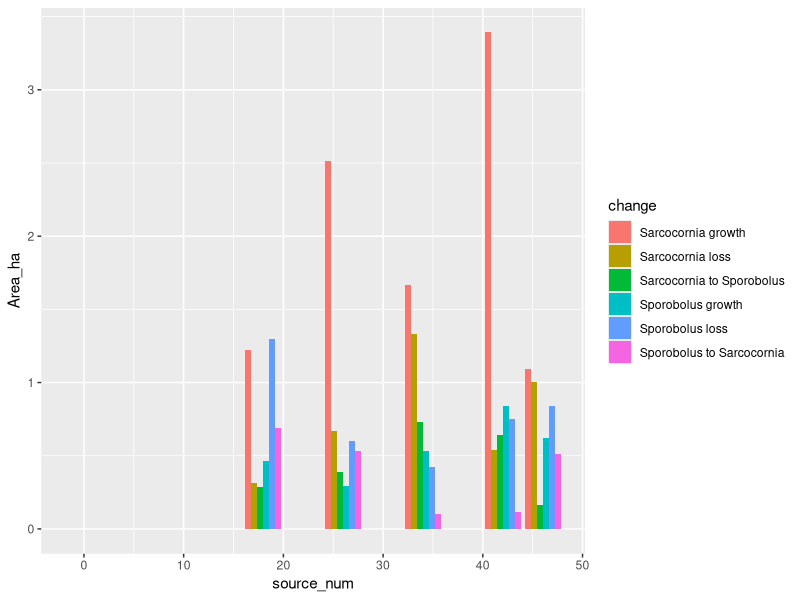
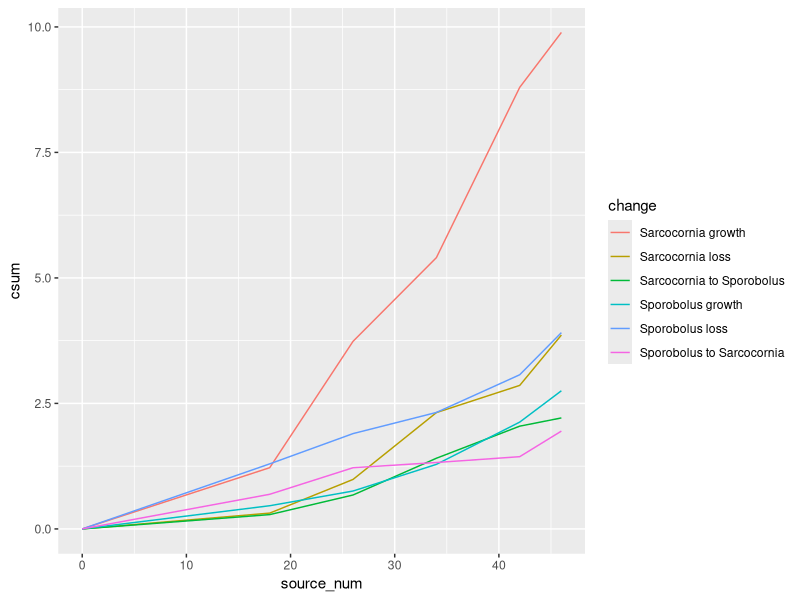
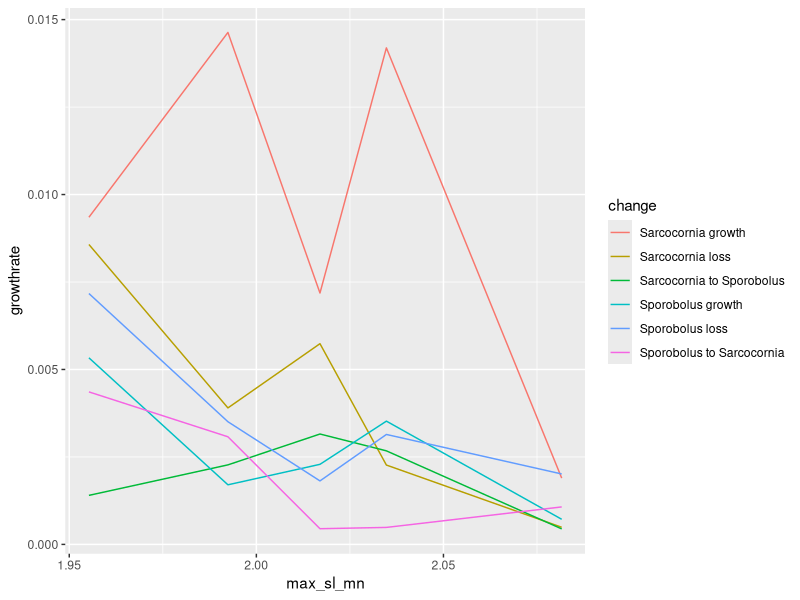
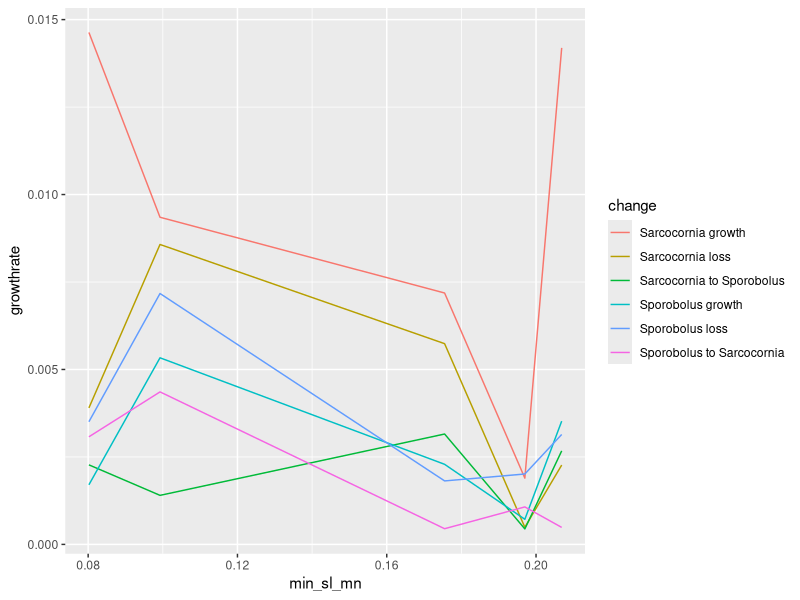
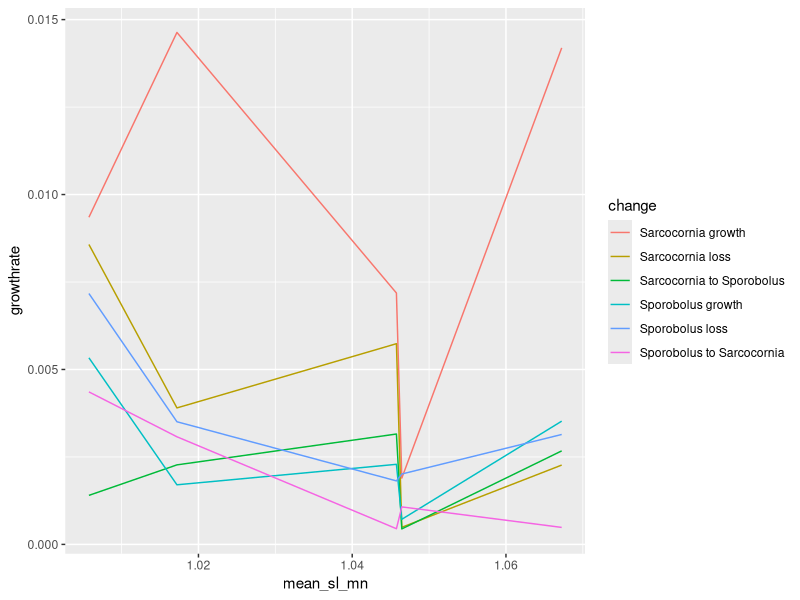
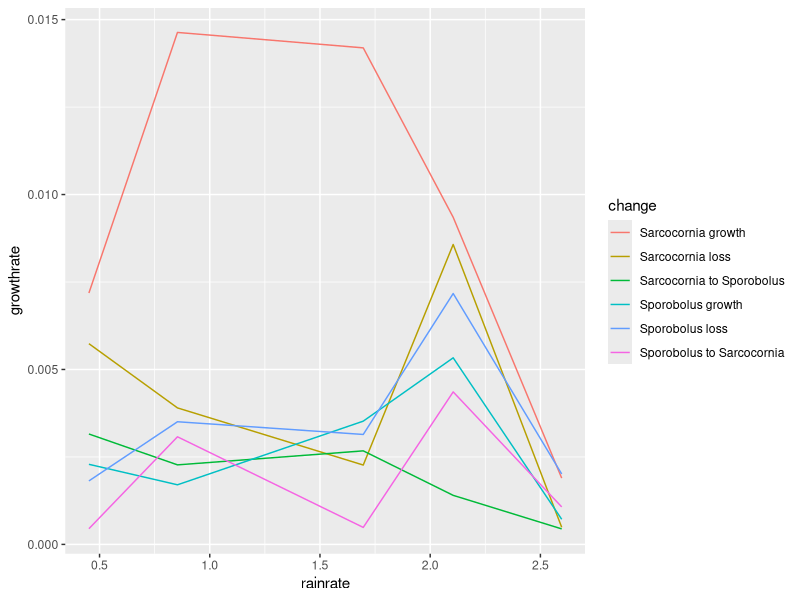
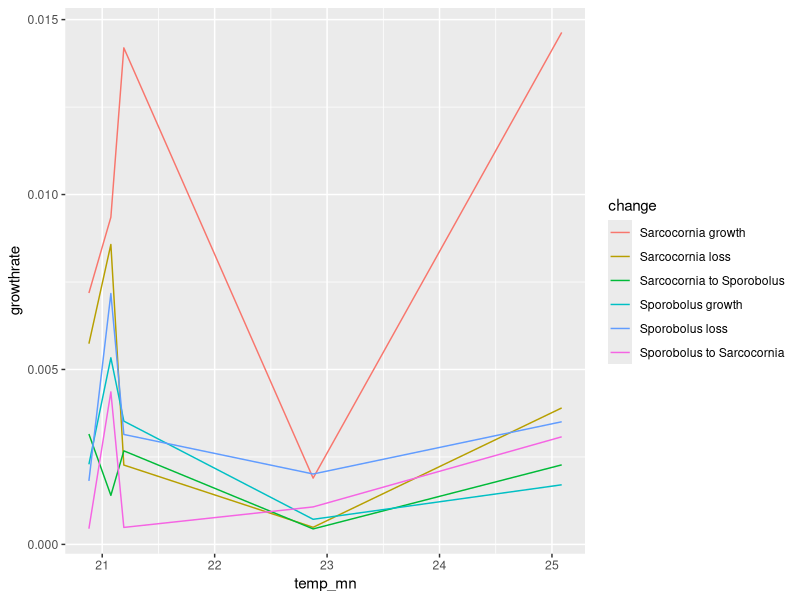
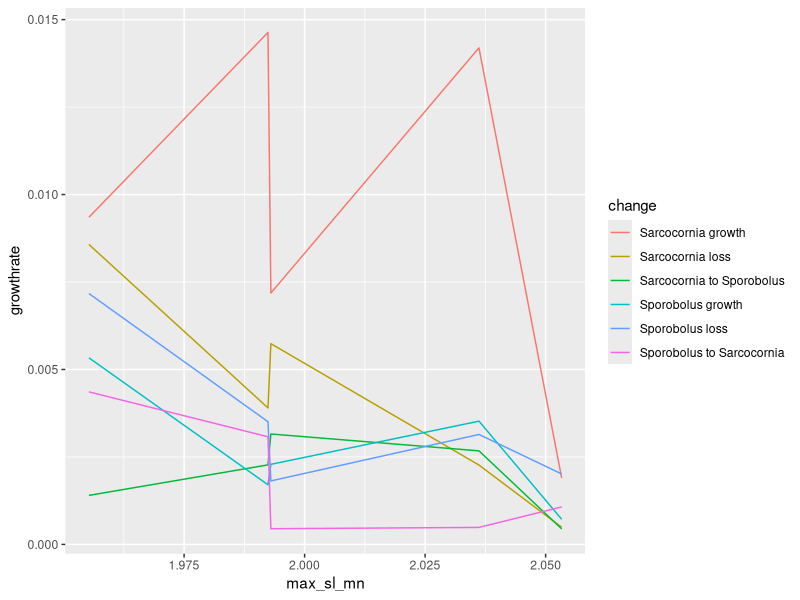

Source code (R) for these figures, in order:
## ---- chunk 1
knitr::opts_chunk$set(echo = TRUE)
knitr::opts_knit$set(root.dir = 'C:/Users/danal/OneDrive - UNSW/Desktop/WRL/R')
## ---- chunk 2
library(tidyverse)
library(ggpubr)
library(readxl)
library(gdata)
library(lubridate)
## ---- chunk 3
ch46minus42 <- read_excel("raw/growth_loss.xlsx", sheet = "46-42")
ch42minus34 <- read_excel("raw/growth_loss.xlsx", sheet = "42-34")
ch34minus26 <- read_excel("raw/growth_loss.xlsx", sheet = "34-26")
ch26minus18 <- read_excel("raw/growth_loss.xlsx", sheet = "26-18")
ch18minus0 <- read_excel("raw/growth_loss.xlsx", sheet = "18-0")

ch18minus9 <- read_excel("raw/growth_loss.xlsx", sheet = "18-9")
ch9minus0 <- read_excel("raw/growth_loss.xlsx", sheet = "9-0")
## ---- chunk 4
change_prep <- function(dataset){
  dataset %>% 
  mutate(change = case_when(
    value == -3 ~ "Sarcocornia loss",
    value == -2 ~ "Sarcocornia to Sporobolus",
    value == -1 ~ "Sporobolus loss",
    value == 0 ~ "No change",
    value == 1 ~ "Sporobolus growth",
    value == 2 ~ "Sporobolus to Sarcocornia",
    value == 3 ~ "Sarcocornia growth"
  )) %>% 
  select(change, Area_ha) %>% 
    filter(change != "No change")
}

ch46minus42 <- change_prep(ch46minus42) 
ch42minus34 <- change_prep(ch42minus34) 
ch34minus26 <- change_prep(ch34minus26) 
ch26minus18 <- change_prep(ch26minus18) 
ch18minus0 <- change_prep(ch18minus0) 

ch18minus9 <- change_prep(ch18minus9) 
ch9minus0 <- change_prep(ch9minus0) 

# make a zero month observation dataframe
ch0 <- data.frame(change = c("Sarcocornia loss", "Sarcocornia to Sporobolus", "Sporobolus loss", "Sporobolus growth", "Sporobolus to Sarcocornia", "Sarcocornia growth"),Area_ha = c(0,0,0,0,0,0))
## ---- chunk 5
allchange <- combine(ch46minus42, ch42minus34, ch34minus26, ch26minus18, ch18minus0, ch0) %>% 
  mutate(source_num = case_when(
    source == "ch46minus42" ~ 46,
    source == "ch42minus34" ~ 42,
    source == "ch34minus26" ~ 34,
    source == "ch26minus18" ~ 26,
    source == "ch18minus0" ~ 18,
    source == "ch0" ~ 0
  ))

# add column about number of days & dataset (1-5)
allchange <- allchange %>% mutate(Diff_days = case_when(
    source == "ch46minus42" ~ 117,
    source == "ch42minus34" ~ 239,
    source == "ch34minus26" ~ 232,
    source == "ch26minus18" ~ 172,
    source == "ch18minus0" ~ 644,
    source == "ch0" ~ 0
),
    dataset = case_when(
    source == "ch46minus42" ~ "five",
    source == "ch42minus34" ~ "four",
    source == "ch34minus26" ~ "three",
    source == "ch26minus18" ~ "two",
    source == "ch18minus0" ~ "one",
    source == "ch0" ~ "zero"
    ),
growthrate = Area_ha / Diff_days)

allchange <- allchange[order(allchange$source_num),] %>% 
  mutate(csum = ave(Area_ha, change, FUN=cumsum)) 


## ---- chunk 6
ggplot(allchange, aes(source_num, Area_ha, fill = change)) +
  geom_bar(position="dodge", stat="identity")

ggplot(allchange, aes(source_num, csum, color = change)) +
  geom_line()
# all occur at a relatively linear rate over time
## ---- chunk 7
rain <- read_csv("raw/climate/rainfall_061031.csv") %>% 
  rename("rainfall" = "Rainfall amount (millimetres)") %>% 
  filter(Quality == "Y", # only retain quality assured data
         Year >= 2017) %>% 
  mutate(date = make_date(Year, Month, Day)) %>% 
  select("date", "rainfall")

temp <- read_csv("raw/climate/temperature_061055.csv") %>% 
  rename("temperature" = "Maximum temperature (Degree C)") %>% 
  filter(Quality == "Y", # only retain quality assured data
         Year >= 2017) %>% 
  mutate(date = make_date(Year, Month, Day)) %>% 
  select("date", "temperature")

sea_lev <- read_csv("raw/climate/sealevel_newcastle_60310.csv") %>% 
  filter(Gaps == 0,
         Year >= 2017) %>% 
  mutate(date = make_date(Year, Mth)) %>% 
  select("date", "Minimum", "Maximum", "Mean", "St Devn")
## ---- chunk 8
env2 <- full_join(sea_lev, temp, by = "date")
env2 <- full_join(env2, rain, by = "date") %>% 
  rename("min_sealev" = "Minimum",
         "max_sealev" = "Maximum",
         "mean_sealev" = "Mean",
         "sd_sealev" = "St Devn")

env2 <- env2 %>% 
  mutate(fullperiod = case_when(
  date >= "2017-02-03" & date < "2018-11-09" ~ "one",
  date >= "2018-11-09" & date < "2019-04-30" ~ "two",
  date >= "2019-04-30" & date < "2019-12-18" ~ "three",
  date >= "2019-12-18" & date < "2020-08-13" ~ "four",
  date >= "2020-08-13" & date < "2020-12-08" ~ "five"
),
  prevmonth = case_when(
  date >= "2018-10-09" & date < "2018-11-09" ~ "one",
  date >= "2019-03-30" & date < "2019-04-30" ~ "two",
  date >= "2019-11-18" & date < "2019-12-18" ~ "three",
  date >= "2020-07-13" & date < "2020-08-13" ~ "four",
  date >= "2020-11-08" & date < "2020-12-08" ~ "five"
),
  threemonth = case_when(
  date >= "2018-08-09" & date < "2018-11-09" ~ "one",
  date >= "2019-01-30" & date < "2019-04-30" ~ "two",
  date >= "2019-09-18" & date < "2019-12-18" ~ "three",
  date >= "2020-05-13" & date < "2020-08-13" ~ "four",
  date >= "2020-09-08" & date < "2020-12-08" ~ "five"
),
 sixmonth = case_when(
  date >= "2018-05-09" & date < "2018-11-09" ~ "one",
  date >= "2018-10-30" & date < "2019-04-30" ~ "two",
  date >= "2019-06-18" & date < "2019-12-18" ~ "three",
  date >= "2020-02-13" & date < "2020-08-13" ~ "four",
  date >= "2020-06-08" & date < "2020-12-08" ~ "five")) %>% 
  filter(!is.na(fullperiod))

env2_fullperiod <- env2 %>% 
  group_by(fullperiod) %>% 
  summarise(max_sl_mn = mean(max_sealev, na.rm = TRUE),
            min_sl_mn = mean(min_sealev, na.rm = TRUE),
            mean_sl_mn = mean(mean_sealev, na.rm = TRUE),
            sd_sl_mn = mean(sd_sealev, na.rm = TRUE),
            rain_tot = sum(rainfall, na.rm = TRUE),
            temp_mn = mean(temperature, na.rm = TRUE),
            date = max(date)) %>% 
  rename(dataset = fullperiod)

env2_prevmonth <- env2 %>% 
  group_by(prevmonth) %>% 
  summarise(max_sl_mn = mean(max_sealev, na.rm = TRUE),
            min_sl_mn = mean(min_sealev, na.rm = TRUE),
            mean_sl_mn = mean(mean_sealev, na.rm = TRUE),
            sd_sl_mn = mean(sd_sealev, na.rm = TRUE),
            rain_tot = sum(rainfall, na.rm = TRUE),
            temp_mn = mean(temperature, na.rm = TRUE),
            date = max(date)) %>% 
  filter(!is.na(prevmonth)) %>% 
  rename(dataset = prevmonth) 

env2_threemonth <- env2 %>% 
  group_by(threemonth) %>% 
  summarise(max_sl_mn = mean(max_sealev, na.rm = TRUE),
            min_sl_mn = mean(min_sealev, na.rm = TRUE),
            mean_sl_mn = mean(mean_sealev, na.rm = TRUE),
            sd_sl_mn = mean(sd_sealev, na.rm = TRUE),
            rain_tot = sum(rainfall, na.rm = TRUE),
            temp_mn = mean(temperature, na.rm = TRUE),
            date = max(date)) %>% 
  filter(!is.na(threemonth)) %>% 
  rename(dataset = threemonth)

env2_sixmonth <- env2 %>% 
  group_by(sixmonth) %>% 
  summarise(max_sl_mn = mean(max_sealev, na.rm = TRUE),
            min_sl_mn = mean(min_sealev, na.rm = TRUE),
            mean_sl_mn = mean(mean_sealev, na.rm = TRUE),
            sd_sl_mn = mean(sd_sealev, na.rm = TRUE),
            rain_tot = sum(rainfall, na.rm = TRUE),
            temp_mn = mean(temperature, na.rm = TRUE),
            date = max(date)) %>% 
  filter(!is.na(sixmonth)) %>% 
  rename(dataset = sixmonth)
## ---- chunk 9
env2_fullperiod <- left_join(allchange %>% filter(dataset != "zero"), env2_fullperiod, by = "dataset") %>% 
  mutate(rainrate = rain_tot / Diff_days)
env2_prevmonth <- left_join(allchange %>% filter(dataset != "zero"), env2_prevmonth, by = "dataset") %>% 
  mutate(rainrate = rain_tot / Diff_days)
env2_threemonth <- left_join(allchange %>% filter(dataset != "zero"), env2_threemonth, by = "dataset") %>% 
  mutate(rainrate = rain_tot / Diff_days)
env2_sixmonth <- left_join(allchange %>% filter(dataset != "zero"), env2_sixmonth, by = "dataset") %>% 
  mutate(rainrate = rain_tot / Diff_days)
## ---- chunk 10
# full period
ggplot(env2_fullperiod, aes(max_sl_mn, growthrate, color = change)) + 
  geom_line() 
ggplot(env2_fullperiod, aes(min_sl_mn, growthrate, color = change)) + 
  geom_line() 
ggplot(env2_fullperiod, aes(mean_sl_mn, growthrate, color = change)) + 
  geom_line()
ggplot(env2_fullperiod, aes(rainrate, growthrate, color = change)) + 
  geom_line()
ggplot(env2_fullperiod, aes(temp_mn, growthrate, color = change)) + 
  geom_line()

# six months
ggplot(env2_sixmonth, aes(max_sl_mn, growthrate, color = change)) + 
  geom_line() 
ggplot(env2_sixmonth, aes(min_sl_mn, growthrate, color = change)) + 
  geom_line() # maybe a trend with spor
ggplot(env2_sixmonth, aes(mean_sl_mn, growthrate, color = change)) + 
  geom_line() # maybe a trend with spor
ggplot(env2_sixmonth, aes(rainrate, growthrate, color = change)) + 
  geom_line()
ggplot(env2_sixmonth, aes(temp_mn, growthrate, color = change)) + 
  geom_line()

# three months
ggplot(env2_threemonth, aes(max_sl_mn, growthrate, color = change)) + 
  geom_line() 
ggplot(env2_threemonth, aes(min_sl_mn, growthrate, color = change)) + 
  geom_line() # maybe a trend with spor
ggplot(env2_threemonth, aes(mean_sl_mn, growthrate, color = change)) + 
  geom_line() # all have a rough trend
ggplot(env2_threemonth, aes(rainrate, growthrate, color = change)) + 
  geom_line()
ggplot(env2_threemonth, aes(temp_mn, growthrate, color = change)) + 
  geom_line()

# one month
ggplot(env2_prevmonth, aes(max_sl_mn, growthrate, color = change)) + 
  geom_line() 
ggplot(env2_prevmonth, aes(min_sl_mn, growthrate, color = change)) + 
  geom_line() 
ggplot(env2_prevmonth, aes(mean_sl_mn, growthrate, color = change)) + 
  geom_line() # sueda, sarc and overall saltmarsh have a bit of a trend (mostly sueda)
ggplot(env2_prevmonth, aes(rainrate, growthrate, color = change)) + 
  geom_line() # somewhat of a negative trend for spor, sarc and overall saltmarsh
ggplot(env2_prevmonth, aes(temp_mn, growthrate, color = change)) + 
  geom_line()
